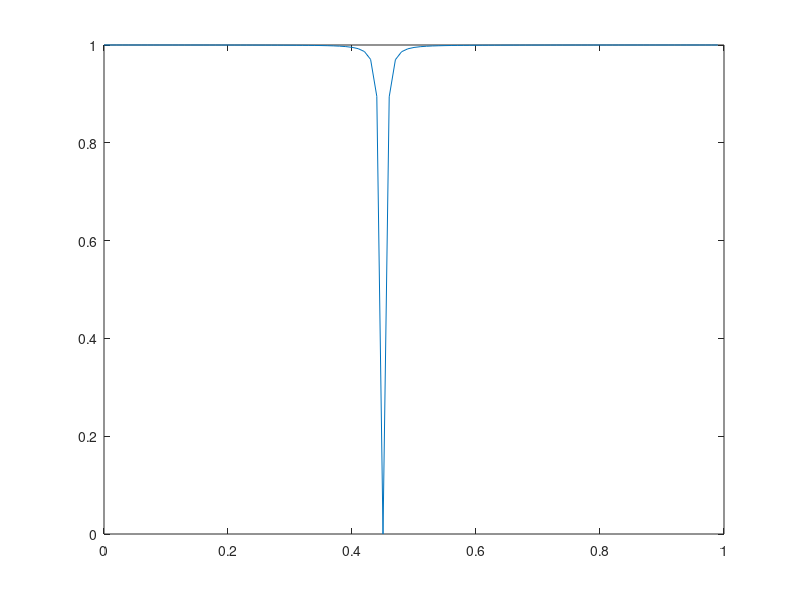
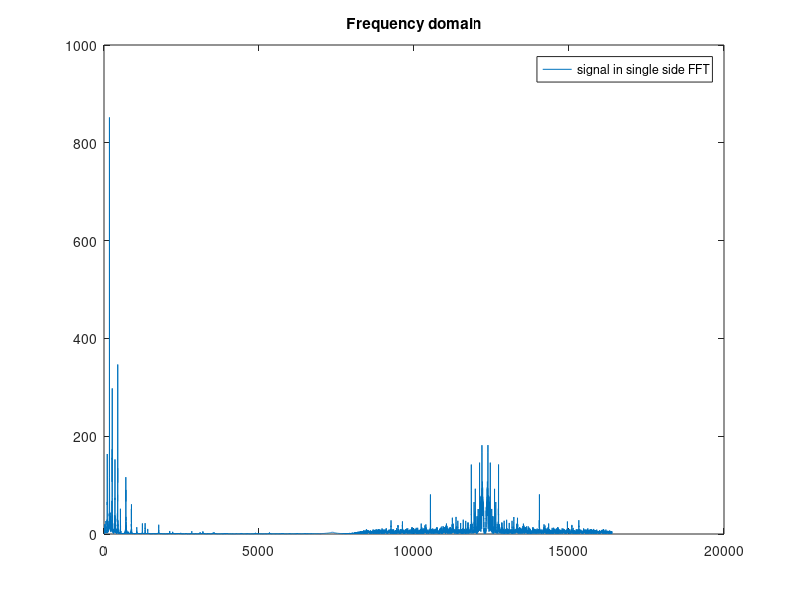
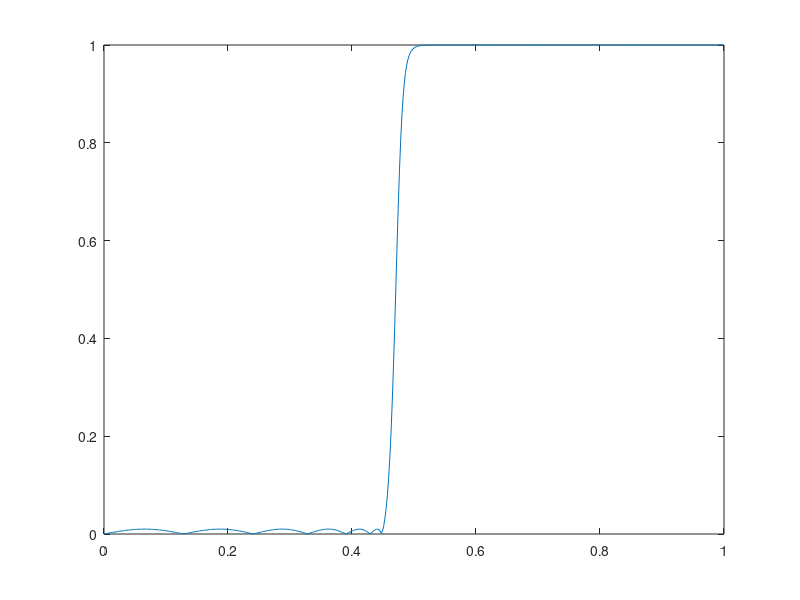
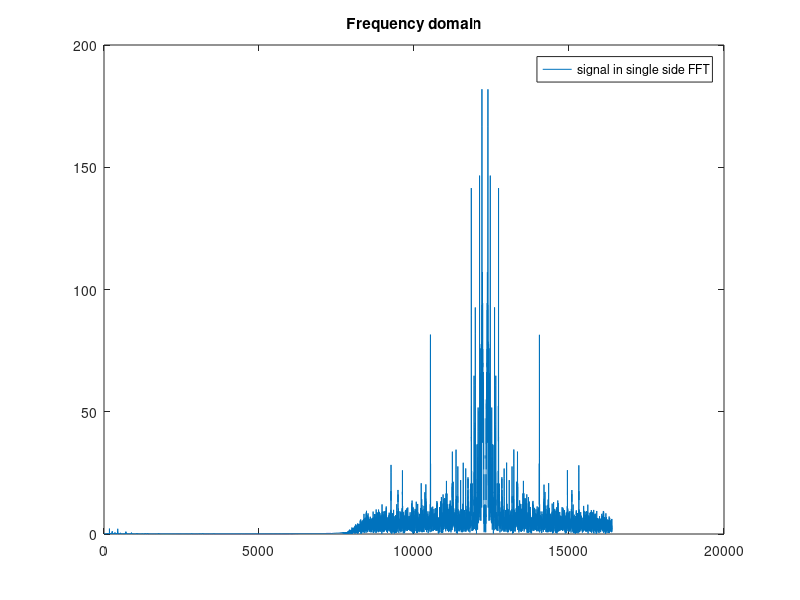

The MATLAB source for these figures, in order:
%second order notch filter, block A
clc
clear all
close all

load('projsignal1.mat');
%this is the input
rs = rs(1:25E3);%only take the first 25000 data point
fs1 = 32.768e3;
%beta = cos(2*pi*(4915/fs1));
beta = cos(2*pi*(7372.8/fs1));
notch_bw = 0.01*pi;%changed to a wider bandwidth
alpha = (1/cos(notch_bw)) - sqrt((1)/((cos(notch_bw))^2)-1);



num_A  = ((1+alpha)/2).*[1 -2*beta 1];
dem_A = [1 -beta*(1+alpha) alpha];

%filter characteristic
[hA, wA] = freqz(num_A, dem_A, 1E2);
%magnitude plot
plot(wA/pi, abs(hA));



r1r2 = filter(num_A, dem_A, rs);

figure;
N=25000;
X1_mags = abs(fft(r1r2));
fax_bins = [0 : N-1]; %frequency axis in bins
N_2 = ceil(N/2);
plot(fax_bins(1:N_2)*fs1/N, X1_mags(1:N_2));
legend('signal in single side FFT');
title('Frequency domain');

%%now we want a lowpass filter to filter out high frequency
%%to get r1


figure;
%We want to filter the 
dp=0.01; ds=0.01;
%peak passband ripple and minimum stopband attenuation in dB
ap=-20*log10(1-dp); as=-20*log10(ds);


ws = (2* 8192/fs1)-0.05;
wp = 2* 8192/fs1;%passband

[ordD, ~] = cheb2ord(wp, ws, ap, as);
[num_D, dem_D] = cheby2(ordD, as, ws, 'high');
[hD, wD] = freqz(num_D, dem_D);
plot(wD/pi, abs(hD));


r2 = filter(num_D, dem_D, r1r2);

figure;
N=25000;
X1_mags = abs(fft(r2));
fax_bins = [0 : N-1]; %frequency axis in bins
N_2 = ceil(N/2);
plot(fax_bins(1:N_2)*fs1/N, X1_mags(1:N_2));
legend('signal in single side FFT');
title('Frequency domain');
sound(r2, fs1);


t = (0:1:24999).* (1/fs1);
demod = zeros(1, 25000);
for i = 1:1:25000
    demod(i) = r2(i).*cos(2*pi*12288*t(i));
end

figure;
N=25000;
X1_mags = abs(fft(demod));
fax_bins = [0 : N-1]; %frequency axis in bins
N_2 = ceil(N/2);
plot(fax_bins(1:N_2)*fs1/N, X1_mags(1:N_2));
legend('signal in single side FFT');
title('Frequency domain');
sound(r2, fs1);






